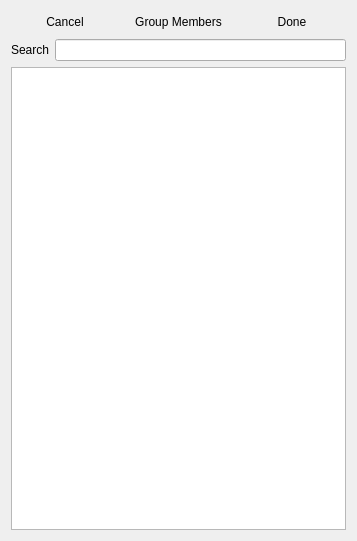
<?xml version="1.0" encoding="UTF-8"?>
<ui version="4.0">
 <class>MemberForm</class>
 <widget class="QWidget" name="MemberForm">
  <property name="geometry">
   <rect>
    <x>0</x>
    <y>0</y>
    <width>357</width>
    <height>541</height>
   </rect>
  </property>
  <property name="windowTitle">
   <string>Form</string>
  </property>
  <layout class="QVBoxLayout" name="verticalLayout">
   <item>
    <layout class="QHBoxLayout" name="horizontalLayout_21">
     <item>
      <widget class="QPushButton" name="pushButton_10">
       <property name="text">
        <string>Cancel</string>
       </property>
       <property name="flat">
        <bool>true</bool>
       </property>
      </widget>
     </item>
     <item>
      <widget class="QLabel" name="label_28">
       <property name="text">
        <string>Group Members</string>
       </property>
       <property name="alignment">
        <set>Qt::AlignCenter</set>
       </property>
      </widget>
     </item>
     <item>
      <widget class="QPushButton" name="pushButton_11">
       <property name="text">
        <string>Done</string>
       </property>
       <property name="flat">
        <bool>true</bool>
       </property>
      </widget>
     </item>
    </layout>
   </item>
   <item>
    <layout class="QHBoxLayout" name="horizontalLayout_20">
     <item>
      <widget class="QLabel" name="label_27">
       <property name="text">
        <string>Search</string>
       </property>
      </widget>
     </item>
     <item>
      <widget class="QLineEdit" name="lineEdit_8"/>
     </item>
    </layout>
   </item>
   <item>
    <widget class="QTableWidget" name="tableWidget_2">
     <property name="alternatingRowColors">
      <bool>true</bool>
     </property>
    </widget>
   </item>
  </layout>
 </widget>
 <resources>
  <include location="rcc.qrc"/>
  <include location="../../../../rcc.qrc"/>
 </resources>
 <connections/>
</ui>
